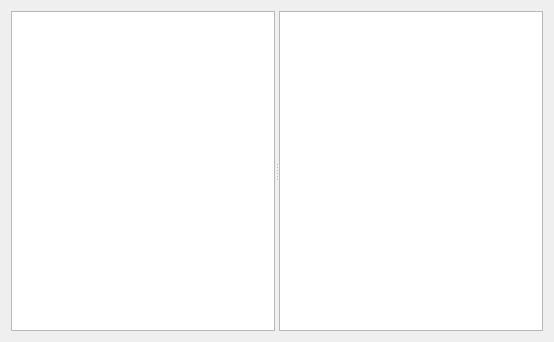
<?xml version="1.0" encoding="UTF-8"?>
<ui version="4.0">
 <class>JSCommandForm</class>
 <widget class="QWidget" name="JSCommandForm">
  <property name="geometry">
   <rect>
    <x>0</x>
    <y>0</y>
    <width>554</width>
    <height>342</height>
   </rect>
  </property>
  <property name="windowTitle">
   <string>Form</string>
  </property>
  <layout class="QHBoxLayout" name="horizontalLayout">
   <item>
    <widget class="QSplitter" name="splitter">
     <property name="orientation">
      <enum>Qt::Horizontal</enum>
     </property>
     <widget class="QPlainTextEdit" name="pteJS"/>
     <widget class="QTreeView" name="treeView"/>
    </widget>
   </item>
  </layout>
 </widget>
 <resources/>
 <connections/>
</ui>
